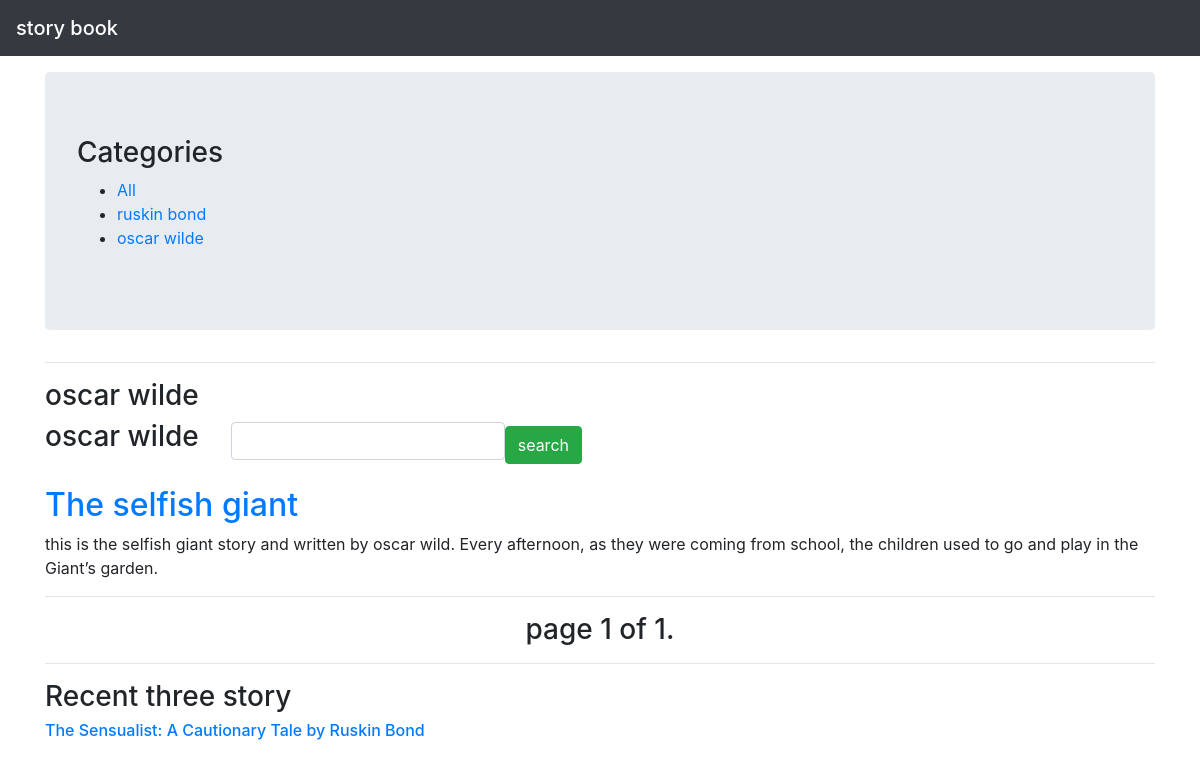
The app's page /oscar_wilde with its own data.
### story/models.py (models this page shows, shortened)
class Category( models.Model):
    objects = None
    name=models.CharField(max_length=150,db_index=True,)
    slug=models.SlugField(unique=True)
    class Meta:
        ordering=("-name",)
    def get_absolute_url(self):
        return reverse('story:story_category',args=[self.slug,])

class Story(models.Model):
    objects = None
    category=models.ForeignKey(Category,on_delete=models.CASCADE)
    title=models.CharField(max_length=150)
    body=models.TextField()
    des=models.TextField()
    publish=models.DateTimeField(auto_now_add=True)
    class Meta:
        ordering=("publish",)
    def get_absolute_url(self):
        return reverse('story:story_detail',args=[self.id,])

### story/views.py (the view)
# urls.py: path('',views.story_list,name='story_list'),
def story_list(request,category_slug=None):
    category=None
    categories=Category.objects.all()
    story=Story.objects.all()
    paginator=Paginator(story,1)
    page=request.GET.get('page')
    try:
        story=paginator.page(page)
    except PageNotAnInteger:
        story=paginator.page(1)
    except EmptyPage:
        story=paginator.page(paginator.num_pages)
    if category_slug:
        story=Story.objects.all()
        category=get_object_or_404(Category,slug=category_slug)
        story=story.filter(category=category)
        paginator = Paginator(story, 1)
        page = request.GET.get('page')
        try:
            story = paginator.page(page)
        except PageNotAnInteger:
            story = paginator.page(1)
        except EmptyPage:
            story = paginator.page(paginator.num_pages)
    all_story=list(Story.objects.all())
    recent_story=random.choice(all_story)
    return render(request,'story/story_list.html',{'categories':categories,
                                                   'story':story,
                                                   'category':category,
                                                   'page':page,
                                                   'recent_story':recent_story,
                                                   })

### story/templates/story/story_list.html (shortened to what this page needs)
{% extends 'base.html' %}
{% block body %}
<div class="container" xmlns="http://www.w3.org/1999/html" xmlns="http://www.w3.org/1999/html">
<div class=" jumbotron mt-3">
    <h3>Categories</h3>
    <ul>
        <li>
            <a href="{% url 'story:story_list' %}">All</a>
            {% for x in categories %}
            <li>
                <a href="{{ x.get_absolute_url }}">{{x.name}}</a>
            </li>
            {% endfor %}
        </li>
    </ul>
</div>
<div><hr>
    <h3>{% if category %}{{category.name}}{% else %}All-STORY{% endif %}</h3>
    <form action="{% url 'story:story_search'%}" class="form-inline"method="get">
        <div class="form-group mb-2">
            <h3>{% if category %}{{category.name}}{% else %}All-STORY{% endif %}</h3>
            <input name="search" class="form-control">
        </div>
        <button type="submit" class="btn btn-success btn-ig">search</button>
    </form>
    {% for x in story %}
    <div class="mt-3">
    <a href="{{x.get_absolute_url}}"><h2>{{x.title}}</h2></a>
    <p>{{x.des}}</p>
    </div>
    {% endfor %}<hr>
    <h3 class="text-center">{% include 'pagination.html' with page=story %}</h3>
    <hr>
    <h3> Recent three story</h3>
    <a href="{{recent.get_absolute_url}}">
       <h6>{{recent_story.title}}</h6>
    </a>
</div>
</div>
{% endblock %}

### records on screen
Category: name "ruskin bond"
Category: name "oscar wilde"
Story: title "The selfish giant", des "this is the selfish giant story and written by oscar wild. Every afternoon, as they were coming from school, the children used to go and play in the Giant’s garden."
Story: title "The Sensualist: A Cautionary Tale by Ruskin Bond"

### other values on screen
{{ page.number }} "1"
{{ page.paginator.num_pages }} "1"
